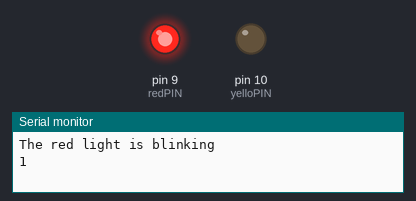
Simulated run of this sketch. Board: Arduino Uno, built with avr-gcc and run on an emulated ATmega328P. Parts: output pins drawn as LEDs (lit = HIGH), the last lines printed to the serial monitor.

Above: at 0.12 s.
At 4.62 s:
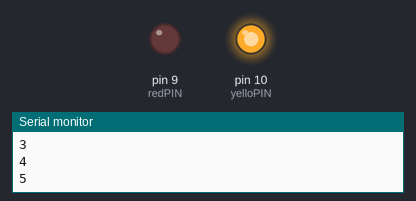
At 9.37 s:
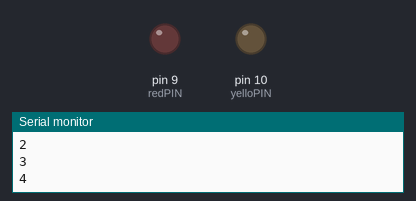
Timing chart, 0 to 9.8 s (numbered marks = the images above):
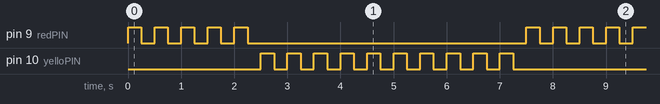

The sketch:

exp2.ino
```cpp
  int redPIN = 9;
  int yelloPIN = 10;
  int redON = 250;
  int redOFF = 250;

void setup() {
  pinMode(redPIN,OUTPUT);
  pinMode(yelloPIN,OUTPUT);
  Serial.begin(9600);
}

void loop() {
  Serial.println("The red light is blinking");
    for(int i=1;i<=5;i=i+1)
    {
        Serial.println(i);
        digitalWrite(redPIN,HIGH);
        delay(redON);
        digitalWrite(redPIN,LOW);
        delay(redOFF);
    }
    Serial.println("The blue light is blinking");
    for(int j=1;j<=10;j=j+1)
    {
        Serial.println(j);
        digitalWrite(yelloPIN,HIGH);
        delay(redON);
        digitalWrite(yelloPIN,LOW);
        delay(redOFF);
    }

}
```

Measured:
- by itself, pin 9 (redPIN): repeats every 7.5 s: 4 × (LOW 0.25 s, HIGH 0.25 s), LOW 5.3 s, HIGH 0.25 s
- by itself, pin 10 (yelloPIN): repeats every 7.5 s: 9 × (LOW 0.25 s, HIGH 0.25 s), LOW 2.8 s, HIGH 0.25 s
- by itself, everything shown: repeats every 7.5 s, in 30 steps
